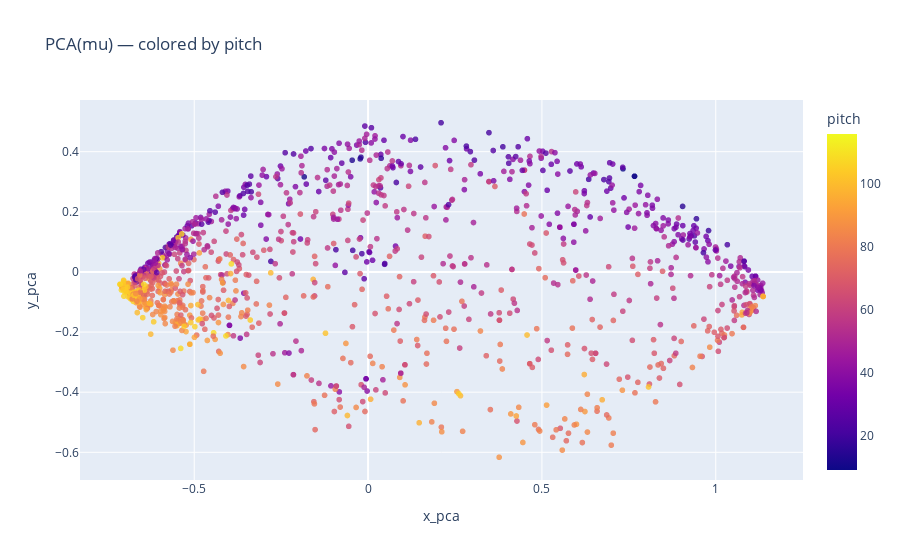

This figure's notebook cell:
### Code cell
import nbformat
fig = px.scatter(
    df,
    x="x_pca",
    y="y_pca",
    color="pitch",
    hover_data=["key", "family", "pitch"],
    title="PCA(mu) — colored by pitch",
    opacity=0.8,
)
fig.update_traces(marker=dict(size=6))
fig.show()

### Figure 1 — Plotly figure (JSON) as saved in the notebook; plotly's stock layout.template omitted (floating-point values rounded to 4 significant figures; data arrays with more than 128 entries replaced by an {"elided": "..."} marker saying what was removed)
{"data": [{"customdata": {"elided": "1267x3 mixed values"}, "hovertemplate": "x_pca=%{x}<br>y_pca=%{y}<br>key=%{customdata[0]}<br>family=%{customdata[1]}<br>pitch=%{marker.color}<extra></extra>", "legendgroup": "", "marker": {"color": {"elided": "1267 int values"}, "coloraxis": "coloraxis", "opacity": 0.8, "size": 6, "symbol": "circle"}, "mode": "markers", "name": "", "showlegend": false, "type": "scattergl", "x": {"elided": "1267 float values"}, "xaxis": "x", "y": {"elided": "1267 float values"}, "yaxis": "y"}], "layout": {"coloraxis": {"colorbar": {"title": {"text": "pitch"}}, "colorscale": [[0, "#0d0887"], [0.1111, "#46039f"], [0.2222, "#7201a8"], [0.3333, "#9c179e"], [0.4444, "#bd3786"], [0.5556, "#d8576b"], [0.6667, "#ed7953"], [0.7778, "#fb9f3a"], [0.8889, "#fdca26"], [1, "#f0f921"]]}, "legend": {"tracegroupgap": 0}, "title": {"text": "PCA(mu) — colored by pitch"}, "xaxis": {"anchor": "y", "domain": [0, 1], "title": {"text": "x_pca"}}, "yaxis": {"anchor": "x", "domain": [0, 1], "title": {"text": "y_pca"}}}}
